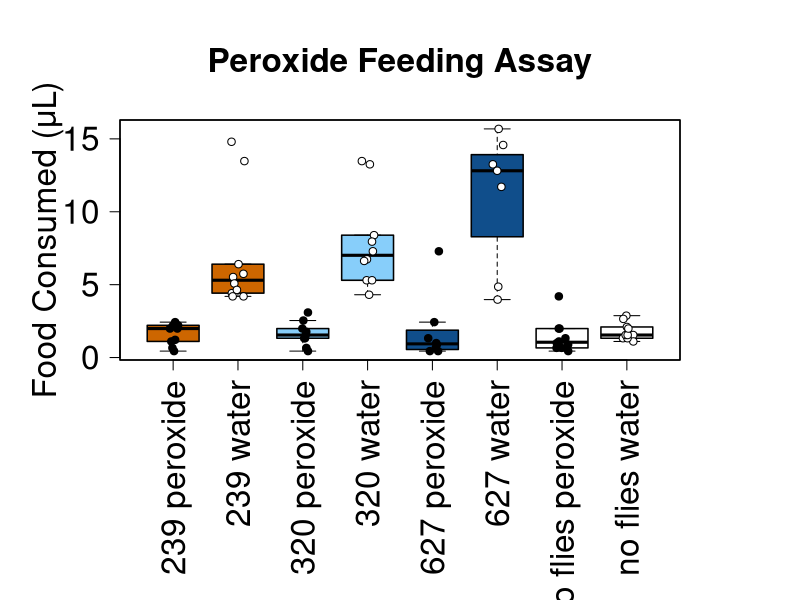
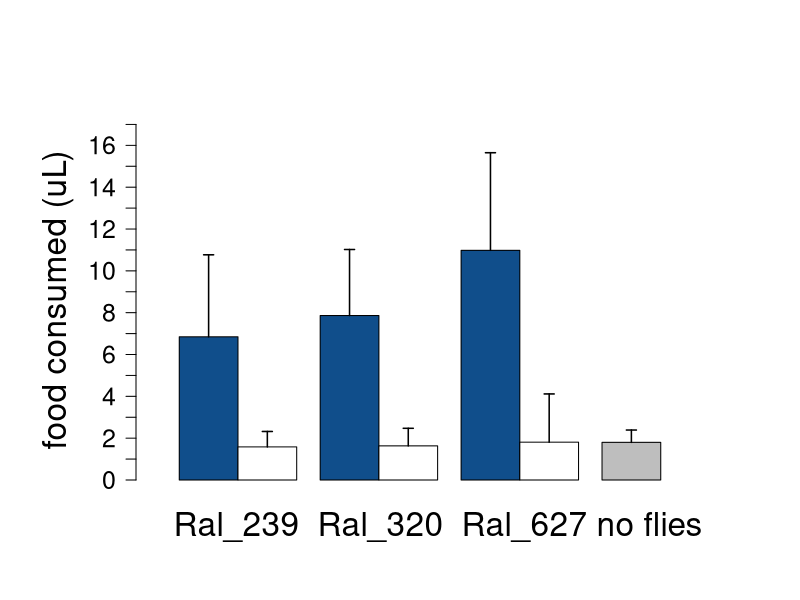

R code for these plots, in order:
# analysis of CAFE assay 'capilary feeding' experiment
mycol <- c("#8B8378", "#EE9A00") 
mycol2 <- c(mycol,"#483D8B")
mycol4 = c("#EEC900", "#CD6600", "#87CEFA", "#104E8B")
mycol3 <- mycol4

setwd("/Users/ben/Google Drive/Documents/Peroxide/Elises.Feeding.Experiments")
list.files()

perfeed2 <- read.csv('peroxide.feeding.assay.csv', header=T, stringsAsFactors=T)
names(perfeed2)
perfeed2$linefood <- paste(perfeed2$line, perfeed2$food, sep=".")
names(perfeed2) <- c("vial", "line", "food",  "height.consumed", "alive", "linefood")
perfeed2$volume.consumed = perfeed2$height.consumed * 0.441786467
head(perfeed2)
str(perfeed2)
ifelse(is.na(perfeed2$line), 'no flies', perfeed2$line) -> perfeed2$line
as.factor(paste(perfeed2$line, perfeed2$food)) -> perfeed2$linefood
par(mar=c(12,6,6,6))
par(mfrow=c(1,1))

plot(perfeed2$volume.consumed ~ as.factor(perfeed2$linefood), main= "Peroxide Feeding Assay", ylab='Food Consumed (μL)', xlab=NULL, cex.main=2, cex.lab= 2, cex.axis=2, outline=F, las=2, col= c(mycol4[c(2,2,3,3,4,4)],0,0), boxlwd = 1.5)

box(lwd=1.5)

stripchart(perfeed2$volume.consumed ~ perfeed2$linefood,vertical = T, add= T, method = 'jitter', cex=1, pch=c(19, 21), bg='white')


levels(perfeed2$linefood)

wilcox.test(perfeed2$volume.consumed[perfeed2$linefood == '239 peroxide'], perfeed2$volume.consumed[perfeed2$linefood == '239 water'])
wilcox.test(perfeed2$volume.consumed[perfeed2$linefood == '320 peroxide'], perfeed2$volume.consumed[perfeed2$linefood == '320 water'])
wilcox.test(perfeed2$volume.consumed[perfeed2$linefood == '627 peroxide'], perfeed2$volume.consumed[perfeed2$linefood == '627 water'])
wilcox.test(perfeed2$volume.consumed[perfeed2$linefood == '239 peroxide'], perfeed2$volume.consumed[perfeed2$linefood == 'no flies peroxide'])

head(perfeed2)
table(perfeed2$linefood)

feed3 <- aggregate(perfeed2$volume.consumed,
                   by = list(perfeed2$linefood),
                   FUN = function(x) c(mean = mean(x), sd = sd(x)))

data.frame(feed3$x) -> feed3
feed3
feed3[c(2,1,4,3,6,5,8,7), ] -> feed4
feed4

max(feed4$mean) + max(feed4$sd) -> tippytop

par(mar=c(6,8,6,6))
plot <- barplot(height = feed4$mean[1:7], col=c(mycol4[4], 0, mycol4[4], 0, mycol4[4], 0, 'grey'), lwd=1, las=1, space=c(0.4,0,0.4,0), border=T, ylim = c(0, 1.1*tippytop), ann=F, axes=F)
axis(2,at=seq(0,1.1*tippytop,1), line=1.2, cex.axis=1.5, las=2)
arrows(plot, feed4$mean[1:7], y1 = feed4$mean[1:7] + feed4$sd[1:7], lwd = 1.5, angle=90, code=2, length=0.05)

title(ylab = "food consumed (uL)", line=4.5, cex.lab=2)
title(xlab = "    Ral_239  Ral_320  Ral_627 no flies", cex.lab=2, line=2)

